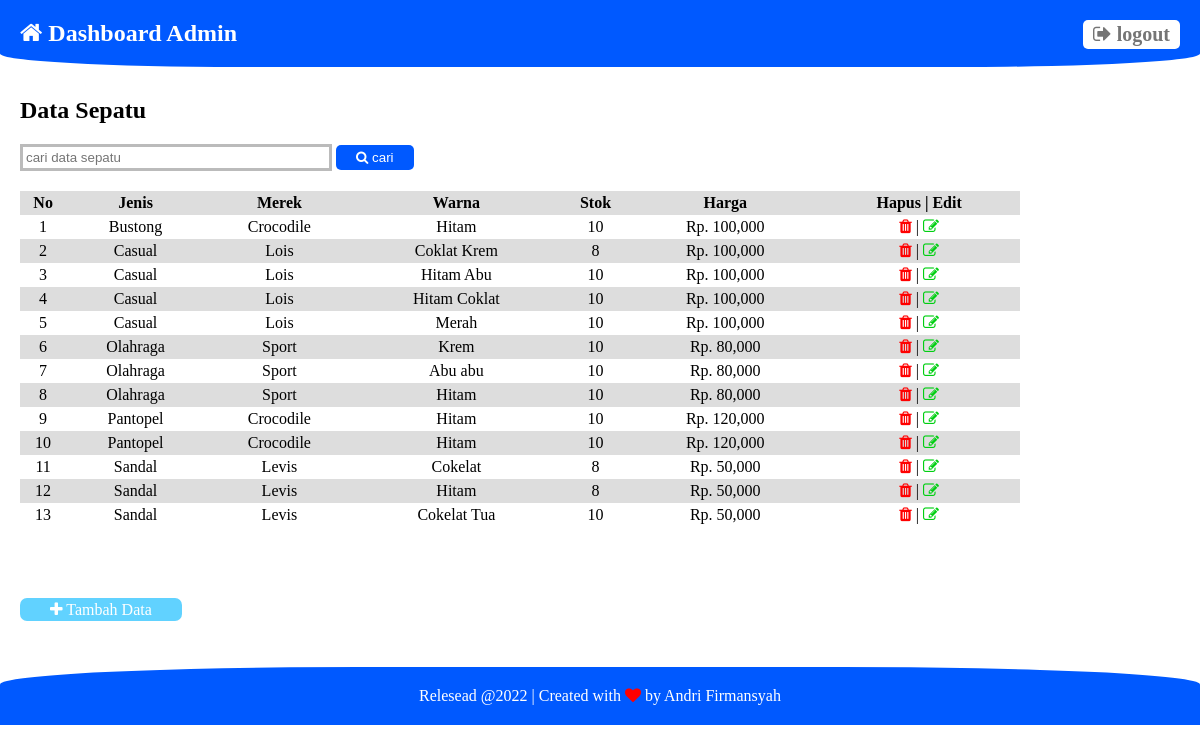
Page /index.php (signed in) on the committed database.
### tables this page shows
CREATE TABLE `sepatu` (
  `id_barang` int(11) NOT NULL,
  `merek` varchar(30) DEFAULT NULL,
  `jenis` varchar(20) DEFAULT NULL,
  `warna` varchar(30) DEFAULT NULL,
  `stok` int(11) DEFAULT NULL,
  `harga` int(20) DEFAULT NULL
);

### index.php (the view, shortened to what this page needs)
<?php
require_once "database/db.php";
?>
<!DOCTYPE html>
<html lang="en">
  <head>
    <link rel="stylesheet" href="asset/css/index.css" />
    <link rel="stylesheet" href="https://maxcdn.bootstrapcdn.com/font-awesome/4.5.0/css/font-awesome.min.css" />
  </head>
  <body>
    <h2 class="header">
      <i class="fa fa-home"></i> Dashboard Admin <a href="logout.php"><i class="fa fa-sign-out"></i> logout</a>
    </h2>
    <div class="pembungkus-tabel">
      <h2>Data Sepatu</h2>
      <form action="" method="post">
        <input type="text" name="keyword" placeholder="cari data sepatu" autofocus required />
        <button type="submit" name="cari" title="cari data"><i class="fa fa-search"></i> cari</button>
      </form>
      <div class="tabel">
      <table>
        <tr>
          <th>No</th>
          <th>Jenis</th>
          <th>Merek</th>
          <th>Warna</th>
          <th>Stok</th>
          <th>Harga</th>
          <th>Hapus | Edit</th>
        </tr>
        <?php if(isset($_POST["cari"])):?>
          <?php $keyword = $_POST["keyword"];
            $no = 1;
            $allData = $koneksi->query("SELECT*FROM sepatu WHERE merek LIKE '%$keyword%' OR jenis LIKE '%$keyword%' OR warna LIKE '%$keyword%' OR stok LIKE '%$keyword%' OR harga LIKE '%$keyword%'");?>
        <?php while($data = $allData->fetch_assoc()):?>
          <tr>
            <td><?php echo $no;?></td>
            <td><?php echo $data["jenis"];?></td>
            <td><?php echo $data["merek"];?></td>
            <td><?php echo $data["warna"];?></td>
            <td><?php echo $data["stok"];?></td>
            <td>Rp. <?php echo number_format($data["harga"]);?></td>
            <td>
            <a href="hapusData.php?uniq=<?php echo $data["id_barang"]; ?>" onclick="return confirm('Yakin ingin menghapus data ini?')"><i class="fa fa-trash" title="hapus data"></i></a> | <a href="editData.php?id=<?php echo $data["id_barang"];?>"><i class="fa fa-edit" title="edit data"></i></a>
          </td>
        </tr>
          <?php $no++;?>
        <?php endwhile;?>
        <?php else:?>
          <?php $allData = $koneksi->query("SELECT*FROM sepatu");
          $no = 1;?>
          <?php while($data = $allData->fetch_assoc()):?>
        <tr>
          <td><?php echo $no;?></td>
          <td><?php echo $data["jenis"];?></td>
          <td><?php echo $data["merek"];?></td>
          <td><?php echo $data["warna"];?></td>
          <td><?php echo $data["stok"];?></td>
          <td>Rp. <?php echo number_format($data["harga"]);?></td>
          <td>
            <a href="hapusData.php?uniq=<?php echo $data["id_barang"]; ?>" onclick="return confirm('Yakin ingin menghapus data ini?')"><i class="fa fa-trash" title="hapus data"></i></a> | <a href="editData.php?id=<?php echo $data["id_barang"];?>"><i class="fa fa-edit" title="edit data"></i></a>
          </td>
        </tr>
            <?php $no++;?>
          <?php endwhile;?>
        <?php endif;?>
      </table>
      </div>
      <a href="tambahData.php" title="tambah data" class="tambah"><i class="fa fa-plus"></i> Tambah Data</a>
    </div>
    <footer>Relesead @2022 | Created with <i class="fa fa-heart"></i> by Andri Firmansyah</footer>
  </body>
</html>

### asset/css/index.css (style rules this page uses)
* { margin: 0; padding: 0; }
.header { padding: 20px 20px; background-color: rgb(0, 89, 255); color: white; border-bottom-left-radius: 20%; border-bottom-right-radius: 20%; font-family: cursive; }
.header a { display: inline-block; text-decoration: none; padding: 3px 10px; background-color: white; color: rgb(117, 117, 117); border-radius: 5px; font-size: 20px; position: absolute; top: 20px; right: 20px; font-family: "Times New Roman", Times, serif; transition: 0.5s; }
.pembungkus-tabel { height: 600px; box-sizing: border-box; padding: 30px 20px; }
.pembungkus-tabel h2 { padding-bottom: 20px; }
.pembungkus-tabel form { padding-bottom: 20px; }
.pembungkus-tabel form input { width: 300px; outline: none; border: 3px solid #bbb; padding: 3px 3px; }
.pembungkus-tabel form button { background-color: rgb(0, 89, 255); border: none; color: white; padding: 5px 20px; border-radius: 5px; transition: 0.5s; }
.pembungkus-tabel .tabel { height: 400px; padding-bottom: 10px; overflow-y: scroll; }
.pembungkus-tabel table { border-collapse: collapse; width: 1000px; }
.pembungkus-tabel table tr:nth-child(odd) { background-color: #ddd; }
.pembungkus-tabel table th, td { padding: 3px 0; }
.pembungkus-tabel td { text-align: center; }
.pembungkus-tabel .fa-trash { color: red; }
.pembungkus-tabel .fa-edit { color: rgb(1, 207, 18); }
.pembungkus-tabel .tambah { background-color: rgb(97, 210, 255); color: white; text-decoration: none; padding: 3px 30px; border-radius: 7px; }
footer { padding: 20px 20px; background-color: rgb(0, 89, 255); color: white; border-top-left-radius: 30%; border-top-right-radius: 30%; font-family: cursive; text-align: center; }
footer .fa-heart { color: red; }

### rows in the picture
sepatu: jenis "Bustong", merek "Crocodile", warna "Hitam", stok "10", harga "100,000"
sepatu: jenis "Casual", merek "Lois", warna "Coklat Krem", stok "8", harga "100,000"
sepatu: jenis "Casual", merek "Lois", warna "Hitam Abu", stok "10", harga "100,000"
sepatu: jenis "Casual", merek "Lois", warna "Hitam Coklat", stok "10", harga "100,000"
sepatu: jenis "Casual", merek "Lois", warna "Merah", stok "10", harga "100,000"
sepatu: jenis "Olahraga", merek "Sport", warna "Krem", stok "10", harga "80,000"
sepatu: jenis "Olahraga", merek "Sport", warna "Abu abu", stok "10", harga "80,000"
sepatu: jenis "Olahraga", merek "Sport", warna "Hitam", stok "10", harga "80,000"
sepatu: jenis "Pantopel", merek "Crocodile", warna "Hitam", stok "10", harga "120,000"
sepatu: jenis "Pantopel", merek "Crocodile", warna "Hitam", stok "10", harga "120,000"
sepatu: jenis "Sandal", merek "Levis", warna "Cokelat", stok "8", harga "50,000"
sepatu: jenis "Sandal", merek "Levis", warna "Hitam", stok "8", harga "50,000"
sepatu: jenis "Sandal", merek "Levis", warna "Cokelat Tua", stok "10", harga "50,000"
